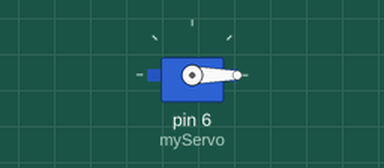
The sketch below on a simulated Arduino Uno, built with avr-gcc and run on an emulated ATmega328P. Shown: servo.

Above: at 0.05 s.
At 3.0 s:
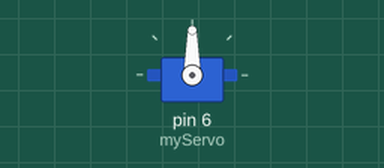
At 6.0 s:
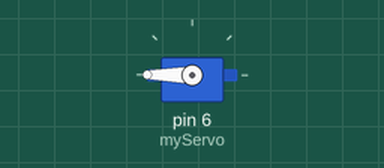
Timing chart, 0 to 7.8 s (numbered marks = the images above):
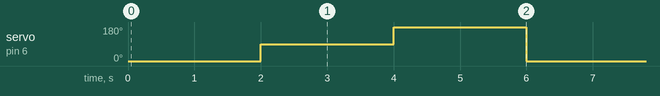

The sketch:

servo.ino
```cpp
#include <Servo.h>

Servo myServo;

void setup() {
  myServo.attach(6);  // Attach to pin D9
}

void loop() {
  myServo.write(0);   // Move to 0 degrees
  delay(2000);        // Wait for 2 seconds

  myServo.write(90);  // Move to 90 degrees
  delay(2000);        // Wait for 2 seconds

  myServo.write(180); // Move to 180 degrees
  delay(2000);        // Wait for 2 seconds
}
```

Measured:
- by itself, servo on pin 6 (myServo): repeats every 6.0 s: 180° 2.0 s, 0° 2.0 s, 90° 2.0 s
